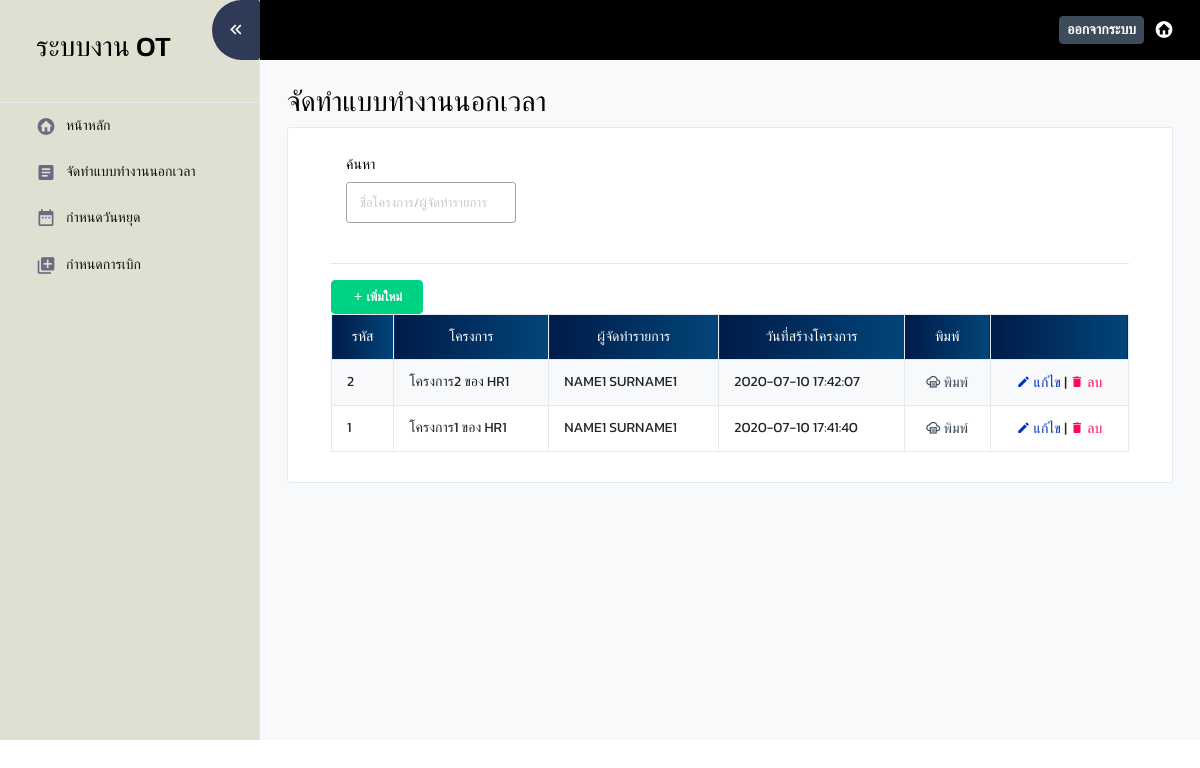
Screenshot of /php/pages/ot.php (signed in) with the database file from the repository.
### tables this page shows
CREATE TABLE `ot_project` (
  `OT_ID` int(10) UNSIGNED NOT NULL,
  `OT_NAME` varchar(255) NOT NULL,
  `OT_DESC` longtext NOT NULL,
  `OT_TYPE` varchar(1) NOT NULL,
  `OT_OWNER` varchar(255) NOT NULL,
  `SIGNER` varchar(255) NOT NULL,
  `TOTAL_AMOUNT` int(10) UNSIGNED NOT NULL,
  `OT_STATUS` int(11) NOT NULL,
  `CREATE_BY` varchar(50) NOT NULL,
  `CREATE_DATE` datetime NOT NULL,
  `UPDATE_BY` varchar(50) NOT NULL,
  `UPDATE_DATE` datetime NOT NULL,
  `CREATE_ID` int(11) NOT NULL,
  `CREATE_USER_TEXT` varchar(255) NOT NULL,
  `FACULTY_ID` int(11) NOT NULL
);

### php/pages/ot.php (the view, shortened to what this page needs)
<?php
    require_once '../editProject.php';
    require_once '../print.php';
    $userID = $_SESSION['login_userID'];
?>
<!DOCTYPE html>
<html lang="en">
<head>
    <link rel="stylesheet" href="../../assets/vendors/mdi/css/materialdesignicons.min.css">
    <link rel="stylesheet" href="../../assets/vendors/css/vendor.bundle.base.css">
    <link rel="stylesheet" href="../../assets/css/style.css" />
</head>
<body>
    <div class="container-scroller">
        <nav class="sidebar sidebar-offcanvas" id="sidebar">
            <ul class="nav">
                <li class="nav-item border-bottom">
                    <div class="nav-item-head">
                        <h3 href="#">ระบบงาน OT</h3>
                    </div>
                </li>
                <li class="nav-item">
                    <a class="nav-link" href="index.php">
                        <i class="mdi mdi-home-circle menu-icon"></i>
                        <span class="menu-title">หน้าหลัก</span>
                    </a>
                </li>
                <li class="nav-item">
                    <a class="nav-link" href="#">
                        <i class="mdi mdi-file-document-box menu-icon"></i>
                        <span class="menu-title">จัดทำแบบทำงานนอกเวลา</span>
                    </a>
                </li>
                <li class="nav-item">
                    <a class="nav-link" href="holiday.php">
                        <i class="mdi mdi-calendar-range menu-icon"></i>
                        <span class="menu-title">กำหนดวันหยุด</span>
                    </a>
                </li>
                <li class="nav-item">
                    <a class="nav-link" href="ot_type.php">
                        <i class="mdi mdi-library-plus menu-icon"></i>
                        <span class="menu-title">กำหนดการเบิก</span>
                    </a>
                </li>
            </ul>
        </nav>
        <div class="container-fluid page-body-wrapper">
            <nav class="navbar default-layout-navbar col-lg-12 col-12 p-0 fixed-top d-flex flex-row">
                <div class="navbar-menu-wrapper d-flex align-items-stretch">
                    <button class="navbar-toggler navbar-toggler align-self-center" type="button"
                        data-toggle="minimize">
                        <span class="mdi mdi-chevron-double-left"></span>
                    </button>
                    <ul class="navbar-nav navbar-nav-right">
                        <li class="nav-item nav-logout d-none d-md-block">
                            <a href="index.php?logout='1'" class="btn btn-sm btn-dark">ออกจากระบบ</a>
                        </li>
                        <li class="nav-item nav-logout d-none d-lg-block">
                            <a class="nav-link" href="index.php">
                                <i class="mdi mdi-home-circle"></i>
                            </a>
                        </li>
                    </ul>
                </div>
            </nav>
            <div class="main-panel">
                <div class="content-wrapper">
                    <div class="page-header">
                        <h3 class="page-title">จัดทำแบบทำงานนอกเวลา</h3>
                    </div>
                    <div class="row">
                        <div class="col-lg-12 grid-margin">
                            <div class="card">
                                <div class="card-body">
                                    <div class="container">
                                        <div class="table-project">
                                            <div class="col-sm-12">
                                                <form method="post">
                                                    <div class="row">
                                                        <div class="col-sm-3">
                                                            <div class="form-group">
                                                                <label>ค้นหา</label>
                                                                <input type="text" name="search" id="search_text"
                                                                    class="form-control form-control-sm border border-secondary"
                                                                    placeholder="ชื่อโครงการ/ผู้จัดทำรายการ">
                                                            </div>
                                                        </div>
                                                    </div>
                                                </form>
                                            </div>
                                        </div>
                                        <hr>
                                        <div class="btn-select">
                                            <button type="button" name="btn-add" id="btn-add" method="POST" class="mdi mdi-plus btn btn-success"
                                                data-toggle="modal" data-target="#modalAdd" href="../editProject.php">
                                                เพิ่มใหม่</button>
                                        </div>
                                        <?php
                                            if(isset($_POST["search"])) {
                                                $search = trim($_POST["search"]);
                                                $sql = "SELECT OT_ID, OT_NAME, CREATE_USER_TEXT, CREATE_DATE, CREATE_ID FROM ot_project
                                                  WHERE (OT_NAME LIKE '%".$search."%' AND CREATE_ID = $userID) OR (CREATE_USER_TEXT LIKE '%".$search."%' AND CREATE_ID = $userID) ORDER BY CREATE_DATE DESC";
                                              } else {
                                                $sql = "SELECT OT_ID, OT_NAME, CREATE_USER_TEXT, CREATE_DATE FROM ot_project
                                                WHERE CREATE_ID = $userID ORDER BY CREATE_DATE DESC";
                                              }
                                            if($result = mysqli_query($conn, $sql)) {
                                                if(mysqli_num_rows($result) > 0) {
                                                    echo "<table class='table table-striped table-bordered' id='table-data'>";
                                                        echo "<thead>";
                                                            echo "<tr class='bg-primary text-white text-center'>";
                                                                echo "<th>รหัส</th>";
                                                                echo "<th>โครงการ</th>";
                                                                echo "<th>ผู้จัดทำรายการ</th>";
                                                                echo "<th>วันที่สร้างโครงการ</th>";
                                                                echo "<th>พิมพ์</th>";
                                                                echo "<th></th>";
                                                            echo "</tr>";
                                                        echo "</thead>";
                                                        echo "<tbody>";
                                                        while($row = mysqli_fetch_array($result)){
                                                            echo "<tr>";
                                                                echo "<td>" . $row['OT_ID'] . "</td>";
                                                                echo "<td>" . $row['OT_NAME'] . "</td>";
                                                                echo "<td>" . $row['CREATE_USER_TEXT'] . "</td>";
                                                                echo "<td>" . $row['CREATE_DATE'] . "</td>";
                                                                echo "<td align='center'>";
                                                                    echo "<a type='button' class='print text-dark' data-ot-id =" . $row['OT_ID'] ." ><i
                                                                        class='mdi mdi-cloud-print-outline'></i>
                                                                        พิมพ์</a>";
                                                                echo "</td>";
                                                                echo " <td align='center'>";
                                                                    echo "<a href='editOT_page.php?edit_id=" . $row['OT_ID'] . "' class='text-primary' ><i
                                                                    class='mdi mdi-pencil'></i> แก้ไข</a> ";
                                                                    echo "|";
                                                                    echo " <a href='../editProject.php?deleteproject=" . $row['OT_ID'] . "' class='text-danger'
                                                                    onClick='return checkDelete();'><i
                                                                        class='mdi mdi-delete'></i> ลบ</a>";
                                                                echo "</td>";
                                                            echo "</tr>";
                                                        }
                                                        echo "</tbody>";
                                                    echo "</table>";
                                                } else {
                                                    echo "<p class='lead'><em>No records were found.</em></p>";
                                                }
                                            }
                                        ?>
                                    </div>
                                </div>
                            </div>
                        </div>
                    </div>
                </div>
            </div>
        </div>
    </div>
</body>
</html>

### rows the page displays
ot_project: OT_ID "2", OT_NAME "โครงการ2 ของ HR1", CREATE_USER_TEXT "NAME1 SURNAME1", CREATE_DATE "2020-07-10 17:42:07"
ot_project: OT_ID "1", OT_NAME "โครงการ1 ของ HR1", CREATE_USER_TEXT "NAME1 SURNAME1", CREATE_DATE "2020-07-10 17:41:40"
